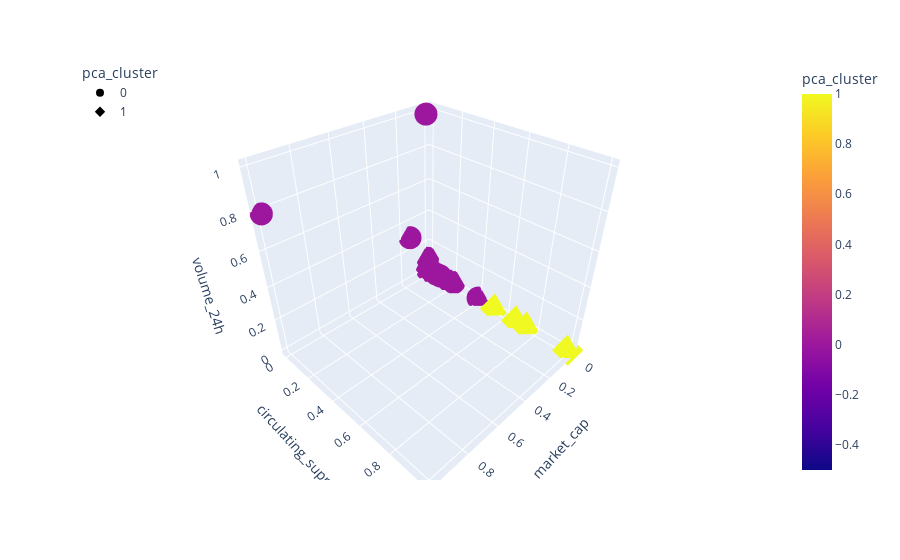

The notebook cell this image was saved under:
### Code cell
fig = px.scatter_3d(
    test_spectral,
    x="market_cap",
    y="circulating_suppy",
    z="volume_24h",
    hover_name=test_spectral.index,
    hover_data=["price"],
    color="pca_cluster",
    symbol="pca_cluster",
#     size="TotalCoinSupply",
    width=800,
)
fig.update_layout(legend=dict(x=0, y=1))
fig.show()

### Figure 1 — Plotly figure (JSON) as saved in the notebook; plotly's stock layout.template omitted (floating-point values rounded to 4 significant figures; data arrays with more than 128 entries replaced by an {"elided": "..."} marker saying what was removed)
{"data": [{"customdata": {"elided": "196x1 float values"}, "hovertemplate": "<b>%{hovertext}</b><br><br>pca_cluster=%{marker.color}<br>market_cap=%{x}<br>circulating_suppy=%{y}<br>volume_24h=%{z}<br>price=%{customdata[0]}<extra></extra>", "hovertext": {"elided": "196 str values"}, "legendgroup": "0", "marker": {"color": {"elided": "196 int values"}, "coloraxis": "coloraxis", "symbol": "circle"}, "mode": "markers", "name": "0", "scene": "scene", "showlegend": true, "type": "scatter3d", "x": {"elided": "196 float values"}, "y": {"elided": "196 float values"}, "z": {"elided": "196 float values"}}, {"customdata": [[6.987e-08], [3.526e-08], [1.541e-08], [0]], "hovertemplate": "<b>%{hovertext}</b><br><br>pca_cluster=%{marker.color}<br>market_cap=%{x}<br>circulating_suppy=%{y}<br>volume_24h=%{z}<br>price=%{customdata[0]}<extra></extra>", "hovertext": ["HOT", "BTT", "NPXS", "WIN"], "legendgroup": "1", "marker": {"color": [1, 1, 1, 1], "coloraxis": "coloraxis", "symbol": "diamond"}, "mode": "markers", "name": "1", "scene": "scene", "showlegend": true, "type": "scatter3d", "x": [0.0005974, 0.0003964, 0.0001962, 3.522e-05], "y": [0.5285, 0.6772, 0.748, 1], "z": [0.0003659, 0.001083, 0.0001759, 6.721e-05]}], "layout": {"autosize": true, "coloraxis": {"colorbar": {"title": {"text": "pca_cluster"}}, "colorscale": [[0, "#0d0887"], [0.1111, "#46039f"], [0.2222, "#7201a8"], [0.3333, "#9c179e"], [0.4444, "#bd3786"], [0.5556, "#d8576b"], [0.6667, "#ed7953"], [0.7778, "#fb9f3a"], [0.8889, "#fdca26"], [1, "#f0f921"]]}, "legend": {"title": {"text": "pca_cluster"}, "tracegroupgap": 0, "x": 0, "y": 1}, "margin": {"t": 60}, "scene": {"aspectmode": "auto", "aspectratio": {"x": 1, "y": 1, "z": 1}, "domain": {"x": [0, 1], "y": [0, 1]}, "xaxis": {"title": {"text": "market_cap"}, "type": "linear"}, "yaxis": {"title": {"text": "circulating_suppy"}, "type": "linear"}, "zaxis": {"title": {"text": "volume_24h"}, "type": "linear"}}}}
